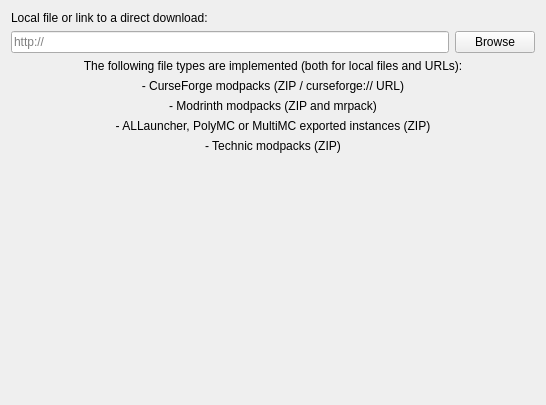
<?xml version="1.0" encoding="UTF-8"?>
<ui version="4.0">
 <class>ImportPage</class>
 <widget class="QWidget" name="ImportPage">
  <property name="geometry">
   <rect>
    <x>0</x>
    <y>0</y>
    <width>546</width>
    <height>405</height>
   </rect>
  </property>
  <layout class="QGridLayout" name="gridLayout">
   <item row="2" column="0">
    <widget class="QLineEdit" name="modpackEdit">
     <property name="placeholderText">
      <string notr="true">http://</string>
     </property>
    </widget>
   </item>
   <item row="2" column="1">
    <widget class="QPushButton" name="modpackBtn">
     <property name="text">
      <string>Browse</string>
     </property>
    </widget>
   </item>
   <item row="3" column="0" rowspan="2" colspan="2">
    <layout class="QVBoxLayout" name="verticalLayout">
     <item>
      <widget class="QLabel" name="label">
       <property name="text">
        <string>The following file types are implemented (both for local files and URLs):</string>
       </property>
       <property name="alignment">
        <set>Qt::AlignCenter</set>
       </property>
      </widget>
     </item>
     <item>
      <widget class="QLabel" name="label_5">
       <property name="text">
        <string>- CurseForge modpacks (ZIP / curseforge:// URL)</string>
       </property>
       <property name="alignment">
        <set>Qt::AlignCenter</set>
       </property>
      </widget>
     </item>
     <item>
      <widget class="QLabel" name="label_3">
       <property name="text">
        <string>- Modrinth modpacks (ZIP and mrpack)</string>
       </property>
       <property name="alignment">
        <set>Qt::AlignCenter</set>
       </property>
      </widget>
     </item>
     <item>
      <widget class="QLabel" name="label_2">
       <property name="text">
        <string>- ALLauncher, PolyMC or MultiMC exported instances (ZIP)</string>
       </property>
       <property name="alignment">
        <set>Qt::AlignCenter</set>
       </property>
      </widget>
     </item>
     <item>
      <widget class="QLabel" name="label_4">
       <property name="text">
        <string>- Technic modpacks (ZIP)</string>
       </property>
       <property name="alignment">
        <set>Qt::AlignCenter</set>
       </property>
      </widget>
     </item>
    </layout>
   </item>
   <item row="5" column="0" colspan="2">
    <spacer name="verticalSpacer">
     <property name="orientation">
      <enum>Qt::Vertical</enum>
     </property>
     <property name="sizeHint" stdset="0">
      <size>
       <width>20</width>
       <height>40</height>
      </size>
     </property>
    </spacer>
   </item>
   <item row="0" column="0" colspan="2">
    <widget class="QLabel" name="modpackLabel">
     <property name="text">
      <string>Local file or link to a direct download:</string>
     </property>
    </widget>
   </item>
  </layout>
 </widget>
 <resources/>
 <connections/>
</ui>
